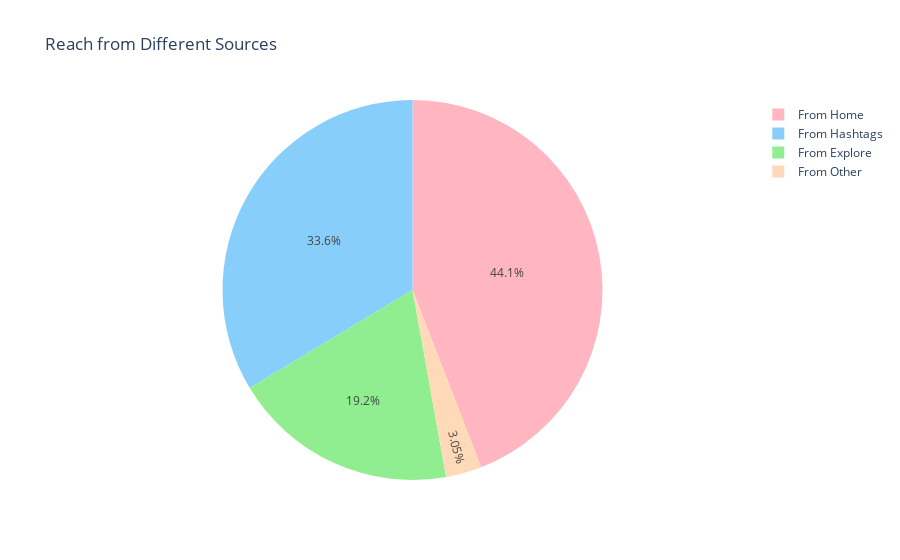

Here is the notebook cell this chart was saved with:
### Markdown cell above
- Now let's have  a look at the distribution of reach from different sources

### Code cell
reach_sources = ['From Home', 'From Hashtags', 'From Explore', 'From Other']
reach_counts = [data[source].sum() for source in reach_sources]

colors = ['#FFB6C1', '#87CEFA', '#90EE90', '#FFDAB9']

fig = px.pie(data_frame=data, names=reach_sources, values=reach_counts, title='Reach from Different Sources', color_discrete_sequence=colors)

fig.show()

### Figure 1 — Plotly figure (JSON) as saved in the notebook; plotly's stock layout.template omitted (floating-point values rounded to 4 significant figures)
{"data": [{"domain": {"x": [0, 1], "y": [0, 1]}, "hovertemplate": "label=%{label}<br>value=%{value}<extra></extra>", "labels": ["From Home", "From Hashtags", "From Explore", "From Other"], "legendgroup": "", "name": "", "showlegend": true, "type": "pie", "values": [294619, 224614, 128294, 20360]}], "layout": {"legend": {"tracegroupgap": 0}, "piecolorway": ["#FFB6C1", "#87CEFA", "#90EE90", "#FFDAB9"], "title": {"text": "Reach from Different Sources"}}}
